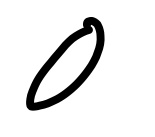
#> input picture dataset/0/15096.jpg, 155 x 137 px; its folder holds only this picture in this run
$ jupyter execute --allow-errors OCR_Digits_PCA_and_LDA_KNN.ipynb
#> lines starting #> are read from the running program, lines starting #| are printed output that depends on the picture
[cell 1]
import numpy as np
import pandas as pd
import cv2
import os
import matplotlib.pyplot as plt
import seaborn as sns
from math import sqrt
from random import randrange

[cell 2]
#Initialization
path = 'dataset'

[cell 3]
data = []
images = []
classNo =[]
classNames =[]
myList = os.listdir(path)
print(myList)
row_length =784

[cell 4]
classes = {0:'Zero',
           1:'One',
           2: 'Two',
           3: 'Three',
           4: 'Foure',
           5: 'Five',
           6: 'Six',
           7: 'Seven',
           8: 'Eight',
           9: 'Nine'}

[cell 5]
classes[9]

[cell 6]
#To know number of labels or classes
noOfClasses = len(myList)
print("Total number of classes detected", noOfClasses)

[cell 7]
def crop_img(img):
    #print(img.shape)
    if np.min(img)==255:
        return [0]
    a = np.where(img != 255)

    bbox = np.min(a[0]), np.max(a[0]), np.min(a[1]), np.max(a[1])
    # print(bbox)
    cropped_img=img[bbox[0]:bbox[1],bbox[2]:bbox[3]]
    return cropped_img

[cell 8]
fullpath='dataset/0/36.jpg'
img = cv2.imread(fullpath)
#> (the rest of this cell did not finish here and is left out)

#> (a cell that did not finish here is left out)

#> (a cell that did not finish here is left out)

# Loading and Preprocess the image
Load the raw images from dataset folder and perform the following:
* **Read the image by cv2.read**
* **Change the RGB to Gray color(blak and white)**
* **Corp the image** - on the raw image there is an extra space at the sides of the digit so we have to crop just drop lines from the top, left, right, and bottom until they touch a pixel by calling the fuction called crop_img(currentImage)

* **Downsample the image** - the image size and rgb value is 137, 155, 3 so we have to  downsample it in to small size to 28x28
* **Create an intensity percentage** - the normal intensity range for RGB values is between 0 and 255. To
create input for the algorithm, simply divide the intensity by 255 to create an
intensity percentage.
* **Append the normailized image and the corrosponding lable to image lists and class list**

[cell 11]
def preProcessing():
    print("Importing classes ...")

    for x in range(0, noOfClasses):
        digitList = os.listdir(path + "/" + str(x) )

        for y in digitList:
            imagePath = path + "/" + str(x) + "/" +  str(y)

            currentImage = cv2.imread(imagePath)
#> currentImage is the input picture: shape (137, 155, 3); min 0, max 255, mean 232.3
            currentImage = cv2.cvtColor(currentImage, cv2.COLOR_BGR2GRAY)
#> currentImage: shape (137, 155)
            currentImage=crop_img(currentImage)
#> in crop_img (call 2), `a = np.where(img != 255)`: a = 2868 positions, rows 16 to 111, columns 24 to 111
#> in crop_img (call 2), `bbox = np.min(a[0]), np.max(a[0]), np.min(a[1]), np.max(a[1])`: bbox = (16, 111, 24, 111)
#> in crop_img (call 2), `cropped_img=img[bbox[0]:bbox[1],bbox[2]:bbox[3]]`:
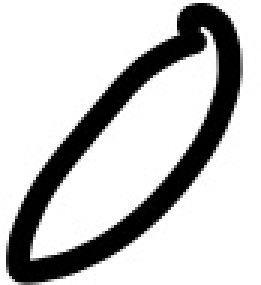
#> cropped_img: shape (95, 87) (shown 3 times larger); min 0, max 255, mean 196.7

            # check the image is empty or not
            if(len(currentImage)==1):
                print("image do not have information: ",imagePath)
            else:
                currentImage = cv2.resize(currentImage, (28,28))
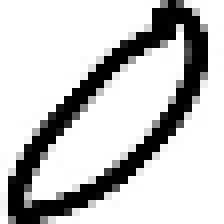
#> currentImage: shape (28, 28) (shown 8 times larger); min 0, max 255, mean 196.7
                currentImage = currentImage/255
                images.append(currentImage)
                classNo.append(x)
                classNames.append(classes[x])


        print(x, end=" ")
#> pass 2 of the loop in preProcessing, `for x in range(0, noOfClasses):`:
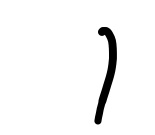
#> input picture dataset/1/1100.jpg, 155 x 135 px
#> in preProcessing, currentImage is the input picture: shape (135, 155, 3); min 0, max 255, mean 245.2
#> a = 1244 positions, rows 24 to 127, columns 88 to 119
#> bbox = (24, 127, 88, 119)
#> in crop_img (call 3), `cropped_img=img[bbox[0]:bbox[1],bbox[2]:bbox[3]]`:
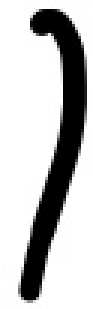
#> cropped_img: shape (103, 31) (shown 3 times larger); min 0, max 255, mean 190.7
#> in preProcessing, `currentImage = cv2.resize(currentImage, (28,28))`:
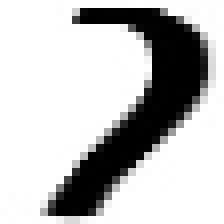
#> currentImage: shape (28, 28) (shown 8 times larger); min 0, max 255, mean 191.2

[cell 12]
preProcessing()

[cell 13]
print(len(images))
#| 2
print(len(classNo))

[cell 14]
# change from list into array
images = np.array(images)
classNo = np.array(classNo)

[cell 15]
print(images.shape)
#| (2, 28, 28)
print(classNo.shape)

# To show digits dataset distrubution

[cell 16]
# to know for each class how many images ,
numberOfSample = []
print(len(np.where(classNo==1)[0]))
for x in  range(0, noOfClasses):
    numberOfSample.append(len(np.where(classNo==x)[0]))

print(numberOfSample)

[cell 17]
plt.figure(figsize=(10,5))
plt.bar(range(0,noOfClasses),numberOfSample)
plt.title("No of Images for each Class")
plt.xlabel("Class ID")
plt.ylabel("Number of Images")
plt.show()
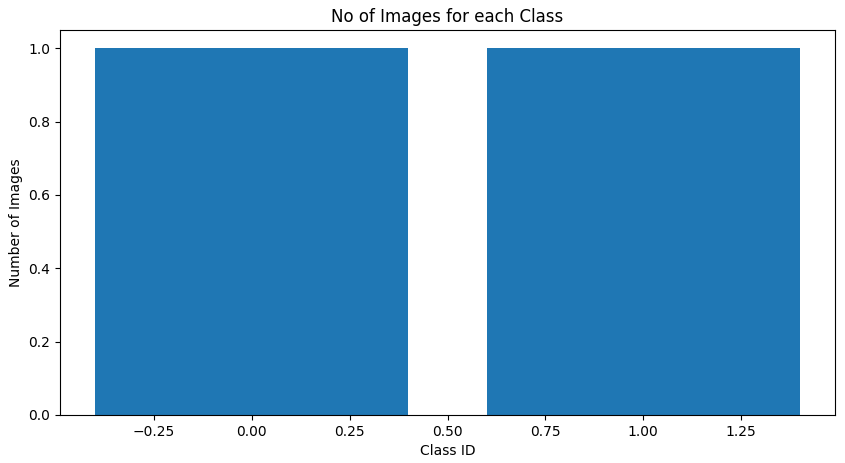
#> figure drawn by matplotlib, 1 panel

# Flatten a 2d array into 1d array
* Reformat digits into feature vectors
* Takes a list of images stored as 2D-arrays and returns  a matrix in which each row is a fixed length feature vector corresponding to the image. so the image became flatten as one dimensional arrays.

[cell 18]
def get_bounding_box_size(images):
    """Compute bounding box size given list of images."""
    height = max(image.shape[0] for image in images)
#> height = 28
    width = max(image.shape[1] for image in images)
#> width = 28
    return height, width

[cell 19]
def images_to_feature_vectors(images, bbox_size=None):
    """Reformat digits into feature vectors.
    Takes a list of images stored as 2D-arrays and returns
    a matrix in which each row is a fixed length feature vector
    corresponding to the image.abs
    Params:
    images - a list of images stored as arrays
    bbox_size - an optional fixed bounding box size for each image
    """

    # If no bounding box size is supplied then compute a suitable
    # bounding box by examining sizes of the supplied images.
    if bbox_size is None:
        bbox_size = get_bounding_box_size(images)
#> bbox_size = (28, 28)

    bbox_h, bbox_w = bbox_size
#> bbox_h = 28; bbox_w = 28
    # print(bbox_h, bbox_w)
    nfeatures = bbox_h * bbox_w
#> nfeatures = 784
    # print(nfeatures)
    fvectors = np.empty((len(images), nfeatures))

    labels = []
    for i, image in enumerate(images):
        padded_image = np.ones(bbox_size)
        # print(padded_image)
        h, w = image.shape
        h = min(h, bbox_h)
        w = min(w, bbox_w)
        # print(h, w)
        padded_image[0:h, 0:w] = image[0:h, 0:w]
        # print(padded_image)
        fvectors[i, :] = padded_image.reshape(1, nfeatures)
#> this loop made 2 passes

        # print(fvectors)

    return fvectors

[cell 20]
images_vectors = images_to_feature_vectors(images)

[cell 21]
# Since we will work with the images dataset,
#Prepare Columns
columns_value = []
for i in range(0,784):
    columns_value.append("pixel"+str(i))
data = pd.DataFrame(images_vectors,columns=columns_value)
#> data = table of 2 rows and 784 columns
labels = classNo

[cell 22]
data.describe()
#> Out = table of 8 rows and 784 columns

[cell 23]
# Now we create a DataFrame which will contain both the features and the label of the dataset:

data_df = data.join(pd.Series(classNames, name='class'))
# data.reset_index(drop=True, inplace=True)
data_df.head()
#> Out = table of 2 rows and 785 columns

# Data visualaziation before dimentionality reduction

[cell 24]
beforeReduced = np.array(data_df)
plt.xlabel('X')
plt.ylabel('Y')
plt.scatter(
beforeReduced[:,0],
beforeReduced[:,1],
c=labels,
cmap='rainbow',
alpha=0.7,
edgecolors='b'
)
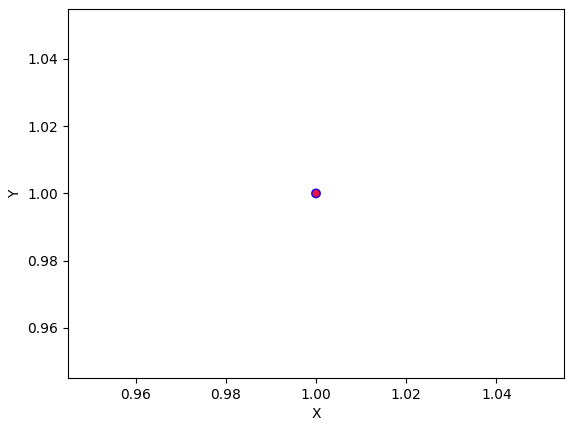
#> figure drawn by matplotlib, 1 panel

[cell 25]
# store the labels into a variable y
y = data_df['class']

# store the pixel data in X
X = data_df.drop("class", axis = 1)
#> X = table of 2 rows and 784 columns

[cell 26]
# shape of data
print(X.shape)
#| (2, 784)
print(y.shape)
#| (2,)

# Visualize feature vector from dataframe

[cell 27]
def displayImage(img,h,w):
    # display some random number from datset
#> called with h = 28, w = 28
    for i in [2, 488, 800, 3000,2000,4000]:
        index = i
        plt.figure(figsize = (3,3))
        grid_data = img.iloc[index].values.reshape(h,w)  # reshape from 1d to 2d pixel array
        plt.imshow(grid_data, interpolation = "none", cmap = 'gray')
        plt.show()
        # print the corresponding class label
        print("- "*50)
        print("class label:", y[index])

#> (a cell that did not finish here is left out)

[cell 29]
# Assign from df values to x to change df value to array or list value
X = X.values

## DataFrame to a CSV

[cell 30]
data_df.to_csv("digits.csv",index=False)

# Preprocess or reduce the dimenstions using PCA

# Steps involved in the PCA
Here is the short summary of the required steps:
* **Standardize the dataset** — our dataset has 784 features and a total of 4833
* **Calculate the covariance matrix for the features in the dataset**
* **Calculate the eigenvalues and eigenvectors for the covariance matrix**
* **Pick K  eigenvalues and form eigenvectors**
* **Transform the original matrix**
* **Reconstruction from Principal Component**
* **Visualize the data**

# Standardize the dataset:
Standardize features by removing the mean and scaling to unit variance. The standard score of a sample x is calculated as: $$z = \frac{(x - u)}{s}$$
where $u$ is the mean of the training samples or zero if `with_mean=False`, and $s$ is the standard deviation of the training samples or one if `with_std=False`.

[cell 31]
mean_ = X.mean(axis=0)
#> mean_ = 784 values, max 1 at index 0, min 0 at index 133, mean 0.761

# print("mean",mean_)
std_ = X.std(axis=0)
#> std_ = 784 values, max 0.5 at index 44, min 0 at index 0, mean 0.133
# print("std",std_)

X_scaled = (X-mean_)/std_

# Calculate Covariance Matrix:
Variance reports variation of a single random variable, and covariance reports how much two random variables vary.
On the diagonal of the covariance matrix we have variances, and other elements are the covariances. Covariance matrix has larger diagonal values(variance) and non diagonal values (covariance) are very small.

The formula to calculate the covariance matrix:
$$Cov(x,y) =\frac{\sum_{i=1}^{n} (x_i - \overline{x}) (y_i - \overline{y})}{n-1}$$

[cell 32]
print(f'Shape of X_scaled: {X_scaled.shape}')
#| Shape of X_scaled: (2, 784)
features = X_scaled.T
#> features = 784 rows, first 8: [nan, nan], [nan, nan], [nan, nan], [nan, nan], [nan, nan], [nan, nan], [nan, nan], [1, -1]
print(f'Shape of features: {features.shape}')
#| Shape of features: (784, 2)
cov_matrix = np.cov(features)
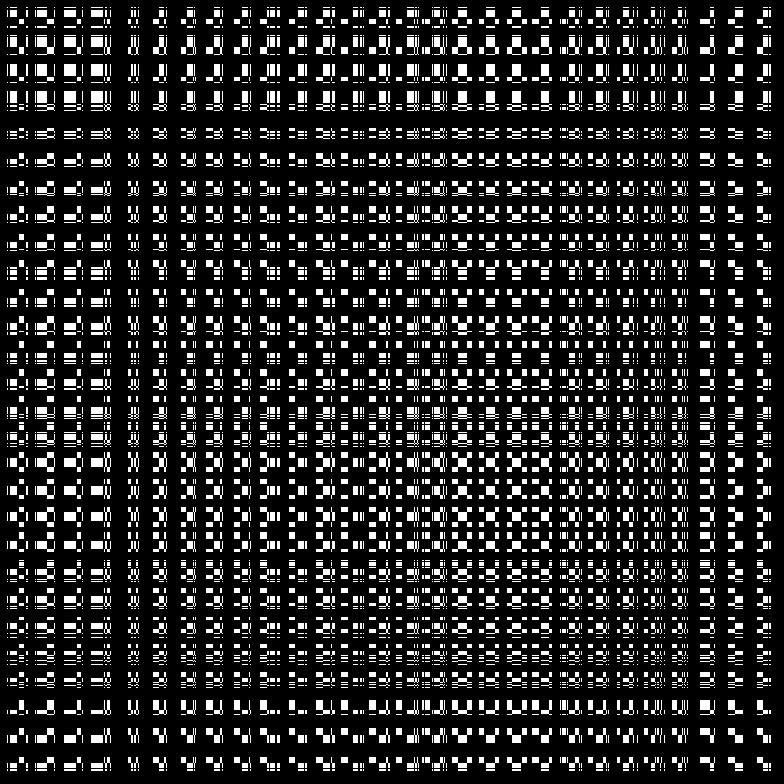
#> cov_matrix: shape (784, 784) float64; 66.61% of the values are NaN or infinite; the others: min -2, max 2, mean 0.00352; drawn with min black, max white, NaN and infinite black
print(f'Shape of cov_matrix: {cov_matrix.shape}')
#| Shape of cov_matrix: (784, 784)
print('\nSneak Peak of the covariance matrix:\n')
cov_matrix[0:4, 0:4]
#> Out = [[nan, nan, nan, nan], [nan, nan, nan, nan], [nan, nan, nan, nan], [nan, nan, nan, nan]]

# Calculate the eigenvalues and eigenvectors
`Eigendecomposition is a process that decomposes a square matrix into eigenvectors and eigenvalues.` <font color='red'>Eigenvectors are simple unit vectors</font>, and <font color='green'>eigenvalues are coefficients which give the magnitude to the eigenvectors. </font>

It turns out, `eigenvectors of symmetric matrices are orthogonal.` For PCA this means that we have the first principal component which explains most of the variance. Orthogonal to that is the second principal component, which explains most of the remaining variance. This is repeated for N number of principal components, where N equals to number of original features.

And this turns out to be neat for us — principal components are sorted by percentage of variance explained, as we can decide how many should we keep. For example, if we have 100 features originally, but the first 3 principal components explain 95% of the variance, then it makes sense to keep only these 3 for visualizations and model training.

#> (a cell that did not finish here is left out)

[cell 34]
plt.figure(figsize=(10,7))
#> (the rest of this cell did not finish here and is left out)

#> (a cell that did not finish here is left out)

# Visualizations
## Eigenvector Visualization

[cell 36]
# Covariance Matrix
X_scaled[0].reshape((-1, 784)).shape
#> Out = (1, 784)
